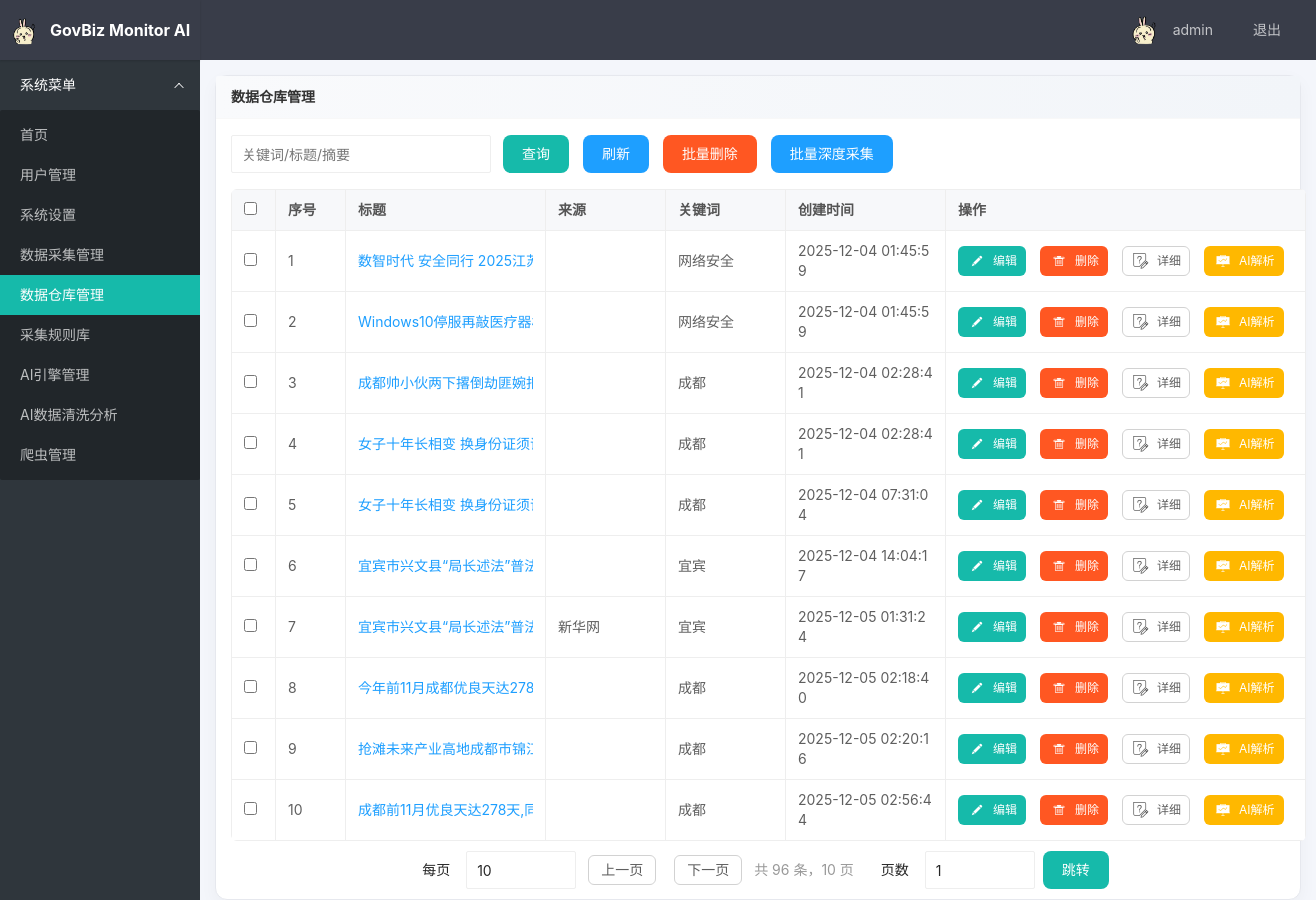
Page /admin/warehouse (signed in) on the earlier database version.
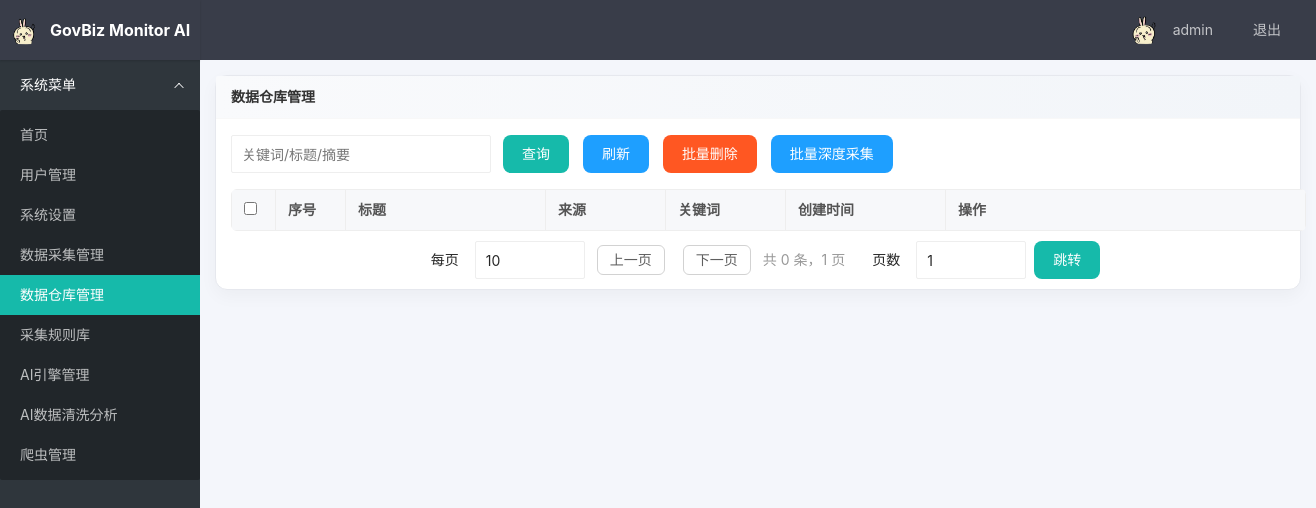
Same page on the later database version.
### tables this page shows
CREATE TABLE crawl_records (
  id integer primary key autoincrement,
  keyword text,
  title text,
  summary text,
  cover text,
  url text,
  source text,
  created_at datetime default current_timestamp
);

### app/admin.py (the view)
@bp.route('/warehouse')
def warehouse():
    q = request.args.get('q', '').strip()
    page = request.args.get('page', type=int) or 1
    page_size = request.args.get('page_size', type=int) or 10
    if page < 1:
        page = 1
    if page_size < 1:
        page_size = 1
    if page_size > 200:
        page_size = 200
    params = []
    where = ''
    if q:
        where = " where title like ? or summary like ? or keyword like ?"
        params = [f"%{q}%", f"%{q}%", f"%{q}%"]
    total_row = query_one(f"select count(*) as cnt from crawl_records{where}", params)
    total = (total_row and total_row.get('cnt')) or 0
    pages = max(1, (total + page_size - 1) // page_size)
    if page > pages:
        page = pages
    offset = (page - 1) * page_size
    rows = query_all(f"select id, keyword, title, summary, cover, url, source, created_at from crawl_records{where} order by id asc limit ? offset ?", params + [page_size, offset])
    return render_template('admin/warehouse.html', rows=rows, q=q, page=page, page_size=page_size, total=total, pages=pages)

### app/admin.py (called while the page is built)
@bp.before_request
@login_required
def require_admin():
    if not current_user.is_admin:
        flash("无权访问", "error")
        return redirect(url_for('main.index'))

### app/db.py (called while the page is built)
def get_connection():
    conn = sqlite3.connect(str(DATABASE))
    conn.row_factory = sqlite3.Row
    return conn

def query_all(sql, params=None):
    conn = get_connection()
    try:
        cur = conn.execute(sql, params or [])
        rows = cur.fetchall()
        return [dict(row) for row in rows]
    finally:
        conn.close()

def query_one(sql, params=None):
    conn = get_connection()
    try:
        cur = conn.execute(sql, params or [])
        row = cur.fetchone()
        return dict(row) if row else None
    finally:
        conn.close()

### app/models.py (called while the page is built)
    @staticmethod
    def get(user_id):
        sql = """
            select u.id, u.username, u.role_id, r.name as role_name
            from users u
            join roles r on u.role_id = r.id
            where u.id = ?
        """
        row = query_one(sql, [user_id])
        if not row:
            return None
        return User(row['id'], row['username'], row['role_id'], row['role_name'])

### templates/admin/warehouse.html (shortened to what this page needs)
{% extends "base.html" %}
{% block content %}
<div class="layui-card">
  <div class="layui-card-header">数据仓库管理</div>
  <div class="layui-card-body">
    <div class="layui-form warehouse-toolbar" style="margin-bottom:10px;display:flex;gap:12px;align-items:center;flex-wrap:wrap">
      <div class="layui-inline">
        <input type="text" id="q" value="{{ q }}" placeholder="关键词/标题/摘要" class="layui-input" style="width:260px">
      </div>
      <div class="layui-inline">
        <button class="layui-btn" id="btnSearch">查询</button>
        <button class="layui-btn layui-btn-normal" id="btnRefresh">刷新</button>
        <button class="layui-btn layui-btn-danger" id="btnBatchDelete">批量删除</button>
        <button class="layui-btn layui-btn-normal" id="btnBatchDeep">批量深度采集</button>
      </div>
    </div>
    <table class="layui-table warehouse-table">
      <colgroup>
        <col style="width:44px">
        <col style="width:70px">
        <col style="width:200px">
        <col style="width:120px">
        <col style="width:120px">
        <col style="width:160px">
        <col style="width:360px">
      </colgroup>
      <thead>
        <tr>
          <th class="col-check"><input type="checkbox" id="checkAll"></th>
          <th>序号</th>
          <th class="col-title">标题</th>
          <th class="col-source">来源</th>
          <th class="col-keyword">关键词</th>
          <th class="col-time">创建时间</th>
          <th>操作</th>
        </tr>
      </thead>
      <tbody>
        {% for r in rows %}
        <tr data-id="{{ r.id }}" data-cover="{{ r.cover or '' }}" data-url="{{ r.url }}">
          <td class="col-check"><input type="checkbox" class="row-check" value="{{ r.id }}"></td>
          <td>{{ (page - 1) * page_size + loop.index }}</td>
          <td class="col-title"><div class="cell-clip"><a href="{{ r.url }}" target="_blank" rel="noopener noreferrer">{{ r.title }}</a></div></td>
          <td class="col-source">{{ r.source }}</td>
          <td class="col-keyword">{{ r.keyword }}</td>
          <td class="col-time">{{ r.created_at }}</td>
          <td>
            <div class="op-actions">
              <button class="layui-btn layui-btn-sm" data-action="edit"><i
                  class="layui-icon layui-icon-edit"></i>编辑</button>
              <button class="layui-btn layui-btn-sm layui-btn-danger" data-action="del"><i
                  class="layui-icon layui-icon-delete"></i>删除</button>
              <button class="layui-btn layui-btn-sm layui-btn-primary" data-action="detail"><i
                  class="layui-icon layui-icon-survey"></i>详细</button>
              <button class="layui-btn layui-btn-sm layui-btn-warm" data-action="analyze"><i
                  class="layui-icon layui-icon-chart-screen"></i>AI解析</button>
            </div>
          </td>
        </tr>
        {% endfor %}
      </tbody>
    </table>
    <div class="layui-form pager-wrap" style="margin-top:10px;display:flex;gap:12px;align-items:center;flex-wrap:wrap;justify-content:center">
      <div class="layui-inline" style="display:flex;align-items:center;gap:8px">
        <label class="layui-form-label" style="width:auto;padding-right:8px">每页</label>
        <div class="layui-input-inline" style="width:110px">
          <input type="number" id="pageSizeInput" value="{{ page_size }}" min="1" max="200" class="layui-input">
        </div>
      </div>
      <div class="layui-inline op-actions">
        <button class="layui-btn layui-btn-primary" id="btnPrev">上一页</button>
        <button class="layui-btn layui-btn-primary" id="btnNext">下一页</button>
      </div>
      <div class="layui-inline" style="color:#999">共 {{ total }} 条，{{ pages }} 页</div>
      <div class="layui-inline" style="display:flex;align-items:center;gap:8px">
        <label class="layui-form-label" style="width:auto;padding-right:8px">页数</label>
        <div class="layui-input-inline" style="width:110px">
          <input type="number" id="pageInput" value="{{ page }}" min="1" max="{{ pages }}" class="layui-input">
        </div>
        <button class="layui-btn" id="btnGo">跳转</button>
      </div>
    </div>
  </div>
  {% endblock %}

Differences in the rows shown:
removed crawl_records: index "1", title "数智时代 安全同行 2025…", keyword "网络安全", created_at "2025-12-04 01:45:59"
removed crawl_records: index "2", title "Windows10停服再敲医疗…", keyword "网络安全", created_at "2025-12-04 01:45:59"
removed crawl_records: index "3", title "成都帅小伙两下撂倒劫匪…", keyword "成都", created_at "2025-12-04 02:28:41"
removed crawl_records: index "4", title "女子十年长相变 换身份证…", keyword "成都", created_at "2025-12-04 02:28:41"
removed crawl_records: index "5", title "女子十年长相变 换身份证…", keyword "成都", created_at "2025-12-04 07:31:04"
removed crawl_records: index "6", title "宜宾市兴文县“局长述法”…", keyword "宜宾", created_at "2025-12-04 14:04:17"
removed crawl_records: index "7", title "宜宾市兴文县“局长述法”…", source "新华网", keyword "宜宾", created_at "2025-12-05 01:31:24"
removed crawl_records: index "8", title "今年前11月成都优良天达2…", keyword "成都", created_at "2025-12-05 02:18:40"
removed crawl_records: index "9", title "抢滩未来产业高地成都市…", keyword "成都", created_at "2025-12-05 02:20:16"
removed crawl_records: index "10", title "成都前11月优良天达278天…", keyword "成都", created_at "2025-12-05 02:56:44"
Other differences:
{{ total }}: "96" → "0"
{{ pages }}: "10" → "1"
